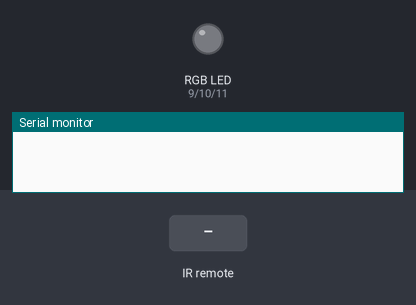
The sketch below on a simulated Arduino Uno, built with avr-gcc and run on an emulated ATmega328P. Shown: an RGB LED mixed from three pins (HIGH = lit), the last lines printed to the serial monitor. The test bench sets the inputs (shaded band).

Above: at 1.2 s.
1.3 s: infrared code 0xBA45FF00 received
At 2.4 s:
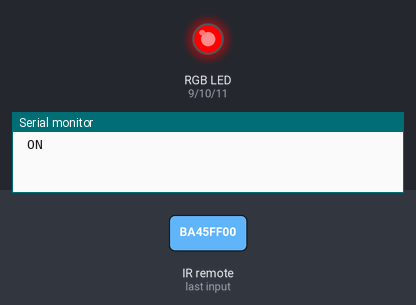
2.8 s: infrared code 0xB946FF00 received
At 3.6 s:
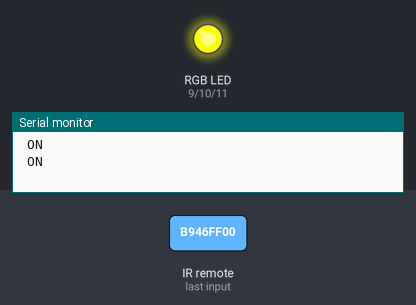
4.3 s: infrared code 0xB847FF00 received
At 4.7 s:
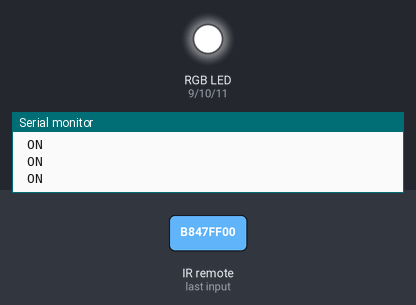
5.8 s: infrared code 0xBA45FF00 received
At 7.0 s:
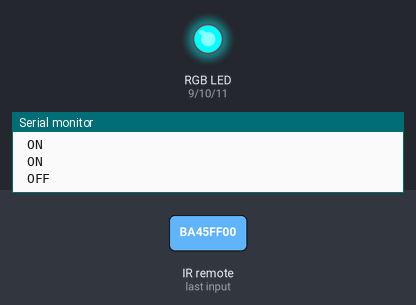
7.3 s: infrared code 0xB946FF00 received
At 8.2 s:
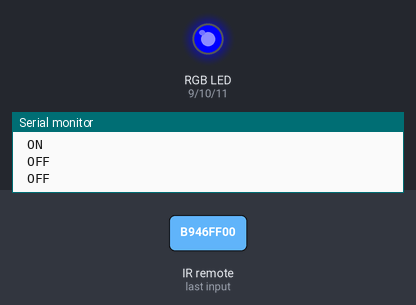
Timing chart, 0 to 9.8 s (numbered marks = the images above; inputs shaded):
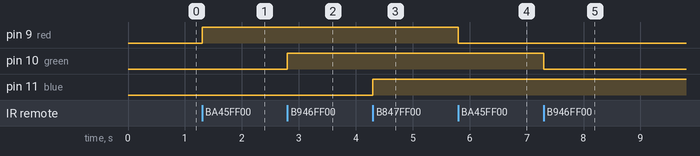

The sketch:

ir_rgb.ino
```cpp
#define recvPin 2
#define red 9
#define green 10
#define blue 11

#include <IRremote.hpp>

#define BUTTON1 0xBA45FF00
#define BUTTON2 0xB946FF00
#define BUTTON3 0xB847FF00
#define BUTTON4 0xBB44FF00
#define BUTTON5 0xBF40FF00
#define BUTTON6 0xBC43FF00
#define BUTTON7 0xF807FF00
#define BUTTON8 0xEA15FF00
#define BUTTON9 0xF609FF00
#define ASTERISK 0xE916FF00
#define BUTTON0 0xE619FF00
#define HASHKEY 0xF20DFF00
#define UPARROW 0xE718FF00
#define LEFTARROW 0xF708FF00
#define OKBUTTON 0xE31CFF00
#define RIGHTARROW 0xA55AFF00
#define DOWNARROW 0xAD52FF00

void setup() {
  pinMode(red, OUTPUT);
  pinMode(green, OUTPUT);
  pinMode(blue, OUTPUT);
  Serial.begin(9600);
  IrReceiver.begin(recvPin, ENABLE_LED_FEEDBACK); // Start the receiver
}

void loop() {
  if (IrReceiver.decode()) {
    uint32_t convertedRawData = IrReceiver.decodedIRData.decodedRawData;

    if (convertedRawData == BUTTON1) {
      toggleLed(red);
    } else if (convertedRawData == BUTTON2) {
      toggleLed(green);
    } else if (convertedRawData == BUTTON3) {
      toggleLed(blue);
    } else if (convertedRawData == ASTERISK) {
      turnOffAllLeds();
      Serial.println("All LED's OFF");
    } else if (convertedRawData == HASHKEY) {
      turnOnAllLeds();
      Serial.println("All LED's ON");
    }

    IrReceiver.resume(); // Enable receiving of the next value
  }
}

void toggleLed(const char* ledName) {
  digitalWrite(ledName, !digitalRead(ledName));
  if (digitalRead(ledName) == HIGH) {
    Serial.println(" ON");
  } else {
    Serial.println(" OFF");
  }
}

void turnOffAllLeds() {
  digitalWrite(red, LOW);
  digitalWrite(green, LOW);
  digitalWrite(blue, LOW);
}

void turnOnAllLeds() {
  digitalWrite(red, HIGH);
  digitalWrite(green, HIGH);
  digitalWrite(blue, HIGH);
}
```

Measured:
- after the input at 1.3 s, pin 9 (red): LOW → HIGH at once
- after the input at 2.8 s, pin 10 (green): LOW → HIGH at once
- after the input at 4.3 s, pin 11 (blue): LOW → HIGH at once
- after the input at 5.8 s, pin 9 (red): HIGH → LOW at once
- after the input at 7.3 s, pin 10 (green): HIGH → LOW at once
